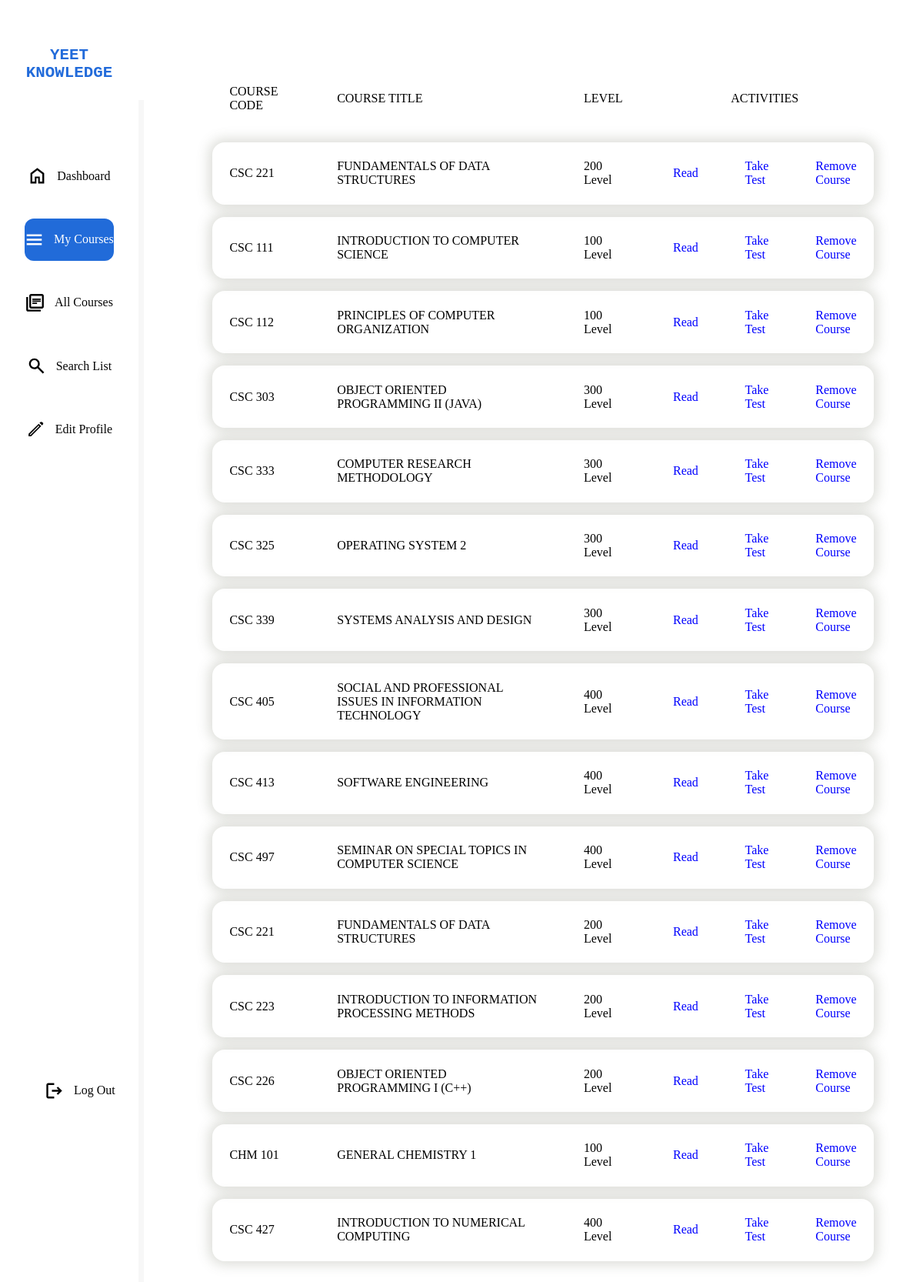
The app's page /personal/mycourses.php (signed in) with its own data.
### tables this page shows
CREATE TABLE `courses` (
  `id` int(11) NOT NULL,
  `Course Code` varchar(30) NOT NULL,
  `Course Title` varchar(80) NOT NULL,
  `level` varchar(10) NOT NULL,
  `materials` varchar(2000) NOT NULL
);

### personal/mycourses.php (the view, shortened to what this page needs)
<link rel="stylesheet" href="/vent/style/style2.css">
<link rel="stylesheet" href="/vent/style/style3.css">
<body class="b4">
<div class="container2">
    <div class="one left">
        <a href="/vent/index.html"><div class="brand"><h4 class="h4">YEET KNOWLEDGE</h4></div></a>
            <ul>
                <a href="/vent/personal/dashboard.php"><li class="left-section "><img src="../icons/home.svg">Dashboard</li></a>
                <a href="/vent/personal/mycourses.php"><li class="left-section selection"><img  class="blue" src="../icons/menubook.svg">My Courses</li></a>
                <a href="/vent/personal/allcourses.php"><li class="left-section"><img src="../icons/librarybooks.svg">All Courses</li></a>
                <a href="/vent/personal/search.php"><li class="left-section"><img src="../icons/search.svg">Search List</li></a>
                <a href="/vent/personal/editdetails.php"><li class="left-section"><img src="../icons/editn.svg">Edit Profile</li></a>
                <a href="/vent/personal/logout.php"><li class="left-section Settings"><img src="../icons/logout.svg">Log Out</li></a>
            </ul>
        </div>
        <div class="one center centrb">
<?php
echo "<table class='table1'>
<tr  class='tr1'>
                <td>COURSE CODE</td>
                <td>COURSE TITLE</td>
                <td>LEVEL</td>
                <td colspan='3'><center>ACTIVITIES</center></td>
            </tr>";
            $conn = mysqli_connect("localhost", "root", "", "learning");
            $save = $_SESSION['id'];
           $qwery = "SELECT mycourse FROM users WHERE id = $save ";
           $q1 = mysqli_query($conn, $qwery);
           $q2 = mysqli_fetch_row($q1);
           $q3 = implode($q2);
           $array = str_split($q3, 8);
foreach($array as $val){
    $ttt = strtoupper($val[2]).strtoupper($val[3]).strtoupper($val[4])." ".$val[5]. $val[6] . $val[7];
    $hrr = "SELECT * FROM `courses` WHERE `Course Code` = '$ttt'";
    $hty = mysqli_query($conn, $hrr);
    $htl = mysqli_fetch_row($hty);
    $newop = $val[2].$val[3].$val[4].$val[5].$val[6].$val[7];
    ?>
    <tr class='tr1'>
                <td><?php echo $ttt ?></td>
                <td><?php echo $htl[2]; ?></td>
                <td><?php echo $htl[3]; ?></td>
                <?php echo "<td><a class='stake' href='/vent/personal/link.php?aq=$newop'>Read</a></td>"?>
                <?php echo "<td><a href='../test/test.php?tst=$ttt'>Take <br/>Test</a></td> ";?>
                <?php echo "<td><a href='./vet.php?j=$newop'>Remove <br/>Course</a></td> "; ?>
            </tr>
        <?php }?>
    </table>
</div>
</div>
</body>

### style/style2.css (style rules this page uses)
* { list-style: none; list-style-type: none; text-decoration: none; }
body { padding: 0; margin: 0; height: 100vh; width: 96vw; }
h4 { color: rgb(150, 163, 175); }
a { font-size: 16px; }
.brand { display: flex; }
.container2 { display: grid; padding: 0px; margin: 0px; grid-template-columns: 15vw 85vw; height: 100%; position: relative; }
.one { position: relative; }
.left { background-color: rgb(255, 255, 255); padding: 2rem; box-shadow: 7px 130px rgb(247, 247, 247); }
.left-section { padding: 15px 0rem; text-align: center; background-color: rgb(255, 255, 255); margin-block-start: 1.6vh; color: rgb(7, 7, 7); display: flex; align-items: center; justify-content: center; gap: 0.8rem; }
.left-section img, .l img { width: 25px; height: 25px; }
.h4 { font-size: 1.3rem; width: 100%; font-family: Arial, Helvetica, sans-serif; text-align: center; font-family: "Courier New", Courier, monospace; color: #0b5cd6e7; }
ul { margin-block-start: 4vh; padding-inline-start: 0px; }
.Settings { position: absolute; top: max(80vh); width: 80%; }
.blue { filter: invert(100%) sepia(63%) saturate(0%) hue-rotate(246deg) brightness(100%) contrast(156%); }
.center { padding: 3rem; }
img { width: 160px; height: 130px; }
.container2 { margin: 0; height: 100vh; padding: 0px; scrollbar-width: 1px; }
.one { margin: 0; }
.left { margin: 0; background-color: rgb(255, 255, 255); padding: 2rem; box-sizing: border-box; box-shadow: 7px 130px rgb(247, 247, 247); }
.center { margin: 0; overflow-x: hidden; }
.left-section { text-align: center; padding: 15px 0rem; text-align: center; background-color: rgb(255, 255, 255); margin-block-start: 1.6vh; color: rgb(7, 7, 7); display: flex; align-items: center; justify-content: center; gap: 0.8rem; }
.selection { background-color: #0b5cd6e7; color: white; border-radius: 12px; }

### style/style3.css (style rules this page uses)
.centrb { margin: 1.5rem 0rem 0rem 2rem; border-radius: 1rem; padding: 3rem; }
.table1 { width: 100%; padding: 0rem 0rem 0rem 0rem ; background-color: white; font-size: 1rem; border-spacing: 1rem; }
.tr1 { margin: 1rem; border: 5px solid black; box-shadow: 0px 0px 1rem 0.3rem #60614b36; border-radius: 1rem; }
.tr1 td { height: 4rem; padding: 1.4rem; }
.tr1:nth-child(1) { height: 4rem; background-color: #ffffffe7; font-size: 1rem; border: none; box-shadow: none; }
.tr1 a { font-size: 1rem; font-family: 'Times New Roman', Times, serif; color: blue; }

### records on screen
courses: Course Title "FUNDAMENTALS OF DATA STRUCTURES", level "200 Level"
courses: Course Title "INTRODUCTION TO COMPUTER SCIENCE", level "100 Level"
courses: Course Title "PRINCIPLES OF COMPUTER ORGANIZATION", level "100 Level"
courses: Course Title "OBJECT ORIENTED PROGRAMMING II (JAVA)", level "300 Level"
courses: Course Title "COMPUTER RESEARCH METHODOLOGY", level "300 Level"
courses: Course Title "OPERATING SYSTEM 2", level "300 Level"
courses: Course Title "SYSTEMS ANALYSIS AND DESIGN", level "300 Level"
courses: Course Title "SOCIAL AND PROFESSIONAL ISSUES IN INFORMATION TECHNOLOGY", level "400 Level"
courses: Course Title "SOFTWARE ENGINEERING", level "400 Level"
courses: Course Title "SEMINAR ON SPECIAL TOPICS IN COMPUTER SCIENCE", level "400 Level"
courses: Course Title "INTRODUCTION TO INFORMATION PROCESSING METHODS", level "200 Level"
courses: Course Title "OBJECT ORIENTED PROGRAMMING I (C++)", level "200 Level"
courses: Course Title "GENERAL CHEMISTRY 1", level "100 Level"
courses: Course Title "INTRODUCTION TO NUMERICAL COMPUTING", level "400 Level"

### other values on screen
$ttt "CSC 221"
$ttt "CSC 111"
$ttt "CSC 112"
$ttt "CSC 303"
$ttt "CSC 333"
$ttt "CSC 325"
$ttt "CSC 339"
$ttt "CSC 405"
$ttt "CSC 413"
$ttt "CSC 497"
$ttt "CSC 223"
$ttt "CSC 226"
$ttt "CHM 101"
$ttt "CSC 427"
